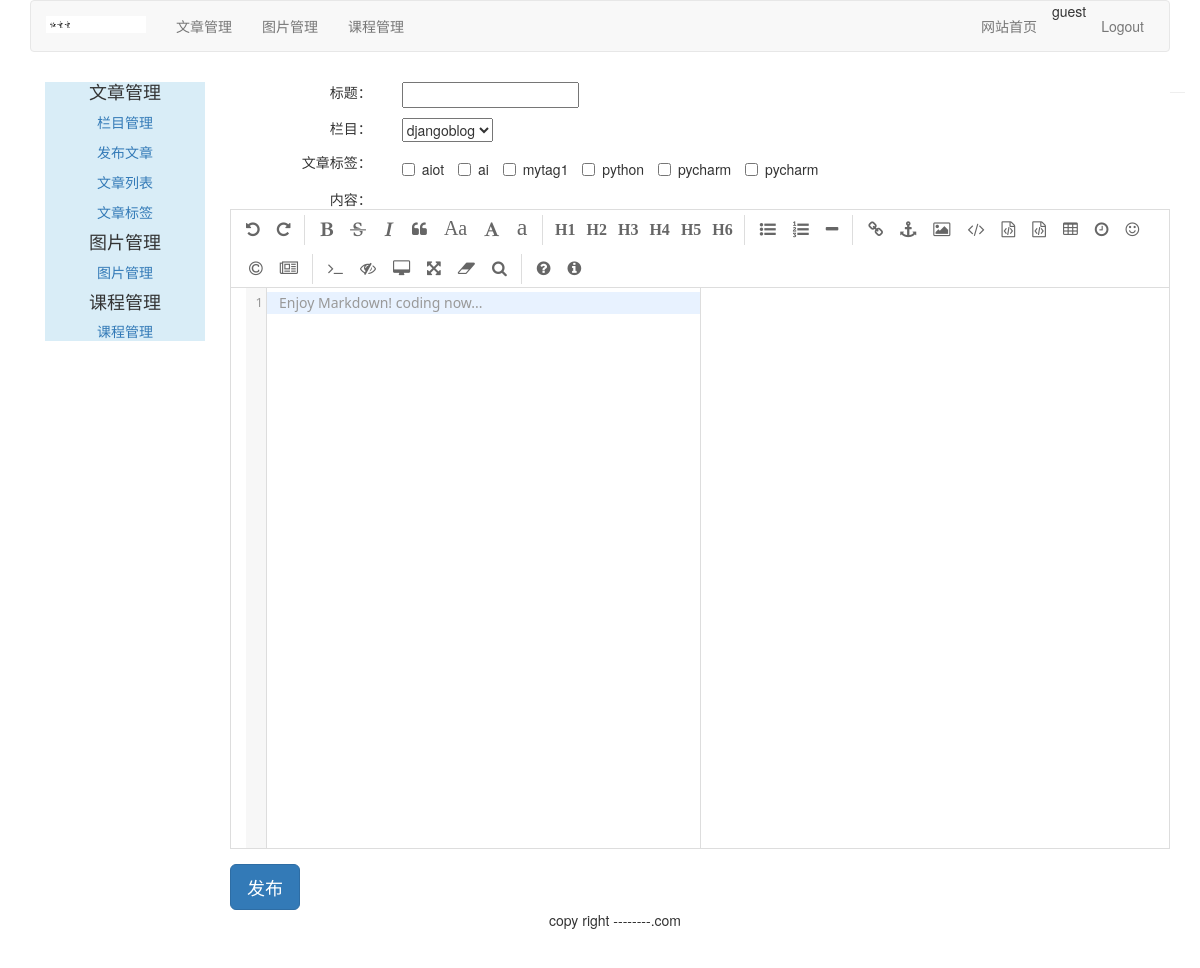
/article/article-post/ (signed in), run on the app's committed database.
### article/models.py (models this page shows, shortened)
class ArticleTag(models.Model):
    author = models.ForeignKey(User, related_name="tag", on_delete=models.CASCADE)
    tag = models.CharField(max_length=500)

### article/views.py (the view)
@login_required(login_url='../../account/login/')
@csrf_exempt
def article_post(request):
    if request.method == 'POST':
        article_post_form = ArticlePostForm(data=request.POST)
        if article_post_form.is_valid():
            cd = article_post_form.cleaned_data
            try:
                new_article = article_post_form.save(commit=False)
                new_article.author = request.user
                new_article.column = request.user.article_column.get(id=request.POST['column_id'])
                new_article.save()
                tags = request.POST['tags']
                if tags:
                    for atag in json.loads(tags):
                        tag = request.user.tag.get(tag=atag)
                        new_article.article_tag.add(tag)
                return HttpResponse('1')
            except:
                return HttpResponse('2')
        else:
            return HttpResponse('3')
    else:
        article_post_form = ArticlePostForm()
        article_columns = ArticleColumn.objects.filter(user=request.user)
        article_tags = request.user.tag.all()
        return render(request, 'article/column/article_post.html', {'article_post_form': article_post_form,
                                                                    'article_columns': article_columns,
                                                                    'article_tags': article_tags})

### article/forms.py
class ArticlePostForm(forms.ModelForm):
    class Meta:
        model = ArticlePost
        fields = ('title', 'body')

### templates/article/column/article_post.html (shortened to what this page needs)
{% extends 'article/base.html' %}
{% load  staticfiles %}
{% block title %}article post{% endblock %}{% block content %}
<link rel="stylesheet" href="{% static 'editor/css/style.css' %}">
<link rel="stylesheet" href="{% static 'editor/css/editormd.css' %}">
<div style="margin-left: 10px;">
    <form class="form-horizontal" action="." method="post">{% csrf_token %}
        <div class="row" style="margin-top:10px;">
            <div class="col-md-2 text-right"><span>标题：</span></div>
            <div class="col-md-10 text-left">{{ article_post_form.title }}</div>
        </div>
        <div class="row" style="margin-top: 10px;">
            <div class="col-md-2 text-right"><span>栏目：</span></div>
            <div class="col-md-10 text-left">
                <select id="which_column">
                    {% for column in article_columns %}
                        <option value="{{ column.id }}">{{ column.column }}</option>
                    {% endfor %}
                </select>
            </div>
        </div>
        <div class="row" style="margin-top:10px;">
            <div class="col-md-2 text-right"><span>文章标签：</span></div>
            <div class="col-md-10 text-left">
                {% for tag in article_tags %}
                <label class="checkbox-inline">
                    <input class="tagcheckbox" type="checkbox" id="{{ tag.id }}" name="article_tag"
                           value="{{ tag.tag }}">{{ tag.tag }}
                </label>
                {% empty %}
                    <p>You have not type tags for articles. Please <a href="{% url 'article:article_tag' %}">
                        input yours tags
                    </a> </p>
                {% endfor %}
            </div>
        </div>
        <div class="row" style="margin-top: 10px;">
            <div class="col-md-2 text-right"><span>内容：</span></div>
            <div id="editormd" class="col-md-10 text-left">
            </div>
        </div>
    <div class="row">
       <input type="button" class="btn btn-primary btn-lg" value="发布" onclick="publish_article()">
    </div>
    </form>
</div>
{% endblock %}

### templates/article/header.html
{% load staticfiles %}
<div class="container">
    <nav class="navbar navbar-default" role="navigation">
        <div class="navbar-header">
            <a class="navbar-brand" href="http://www.itdiffer.com">
                <img src="{%static 'images/rtt.png' %}" width="100px"> </a>
        </div>
        <div>
            <ul class="nav navbar-nav" role="tablist">
                <li><a href="{% url 'article:article_column' %}">文章管理</a> </li>
                <li><a href="{% url 'image:list_images' %}">图片管理</a> </li>
                <li><a href="{% url 'course:manage_course' %}">课程管理</a> </li>
            </ul>
            <ul class="nav navbar-nav navbar-right" style="margin-right:10px">
                <li><a href="{% url 'blog:blog_title' %}" >网站首页</a></li>
                <li><span>{{ user.username}}</span></li>
                <li><a href="{% url 'account:user_logout' %}">Logout</a> </li>
            </ul>
        </div>
    </nav>
</div>

### static/editor/css/editormd.css (style rules this page uses)
.editormd { width: 90%; height: 640px; margin: 0 auto; text-align: left; overflow: hidden; position: relative; margin-bottom: 15px; border: 1px solid #ddd; font-family: "Meiryo UI", "Microsoft YaHei", "Malgun Gothic", "Segoe UI", "Trebuchet MS", Helvetica, "Monaco", monospace, Tahoma, STXihei, "华文细黑", STHeiti, "Helvetica Neue", "Droid Sans", "wenquanyi micro hei", FreeSans, Arimo, Arial, SimSun, "宋体", Heiti, "黑体", sans-serif; }

### data on the page
ArticleTag: tag "aiot"
ArticleTag: tag "ai"
ArticleTag: tag "mytag1"
ArticleTag: tag "python"
ArticleTag: tag "pycharm"
ArticleTag: tag "pycharm"

### other printed values
{{ user.username }} "guest"
form field value "djangoblog"
